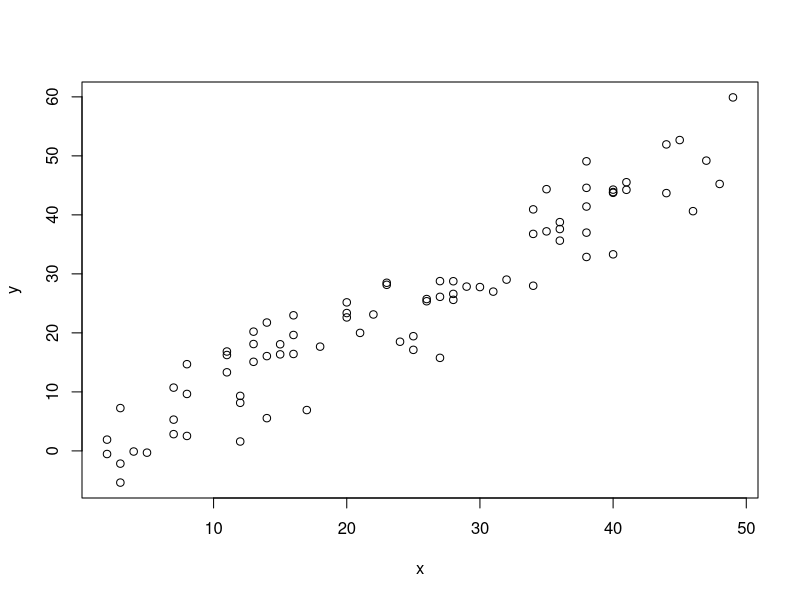
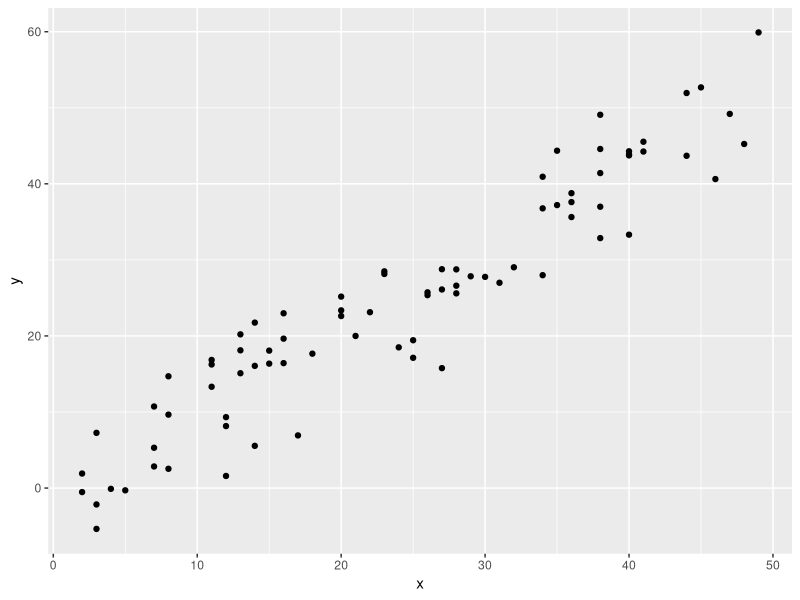
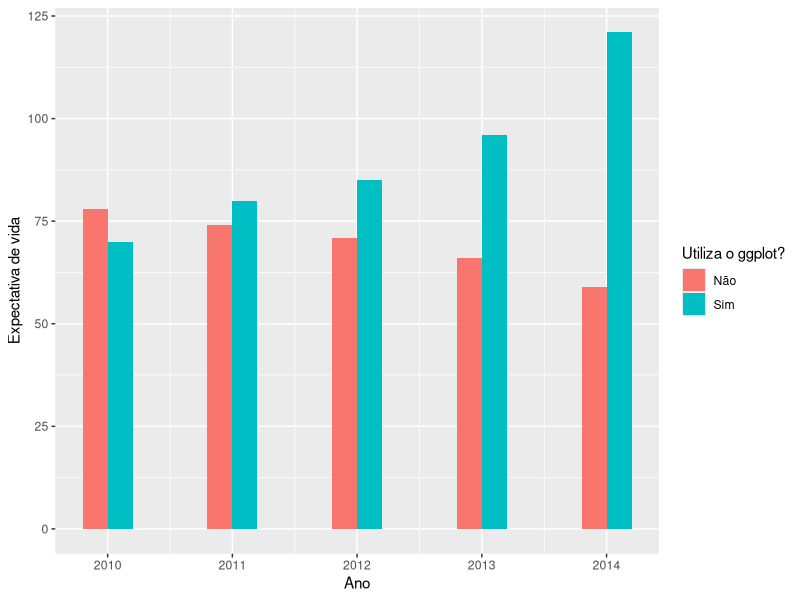
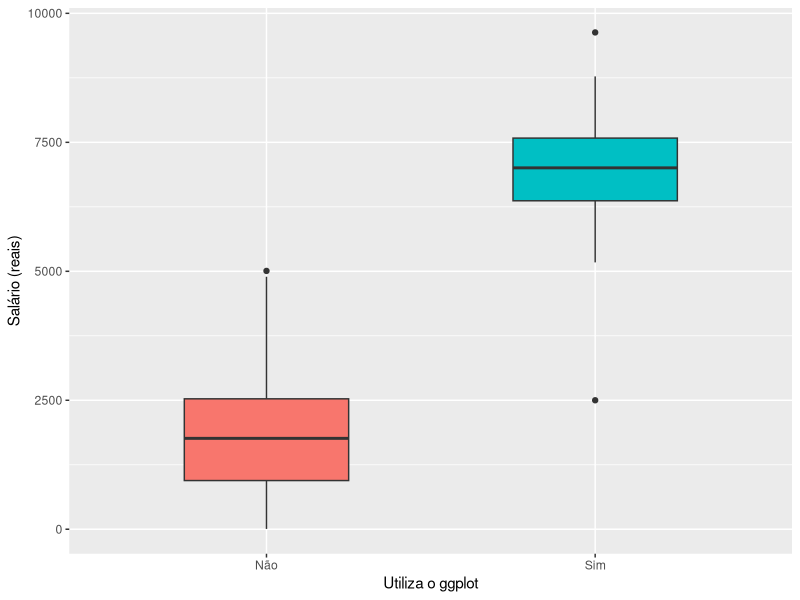
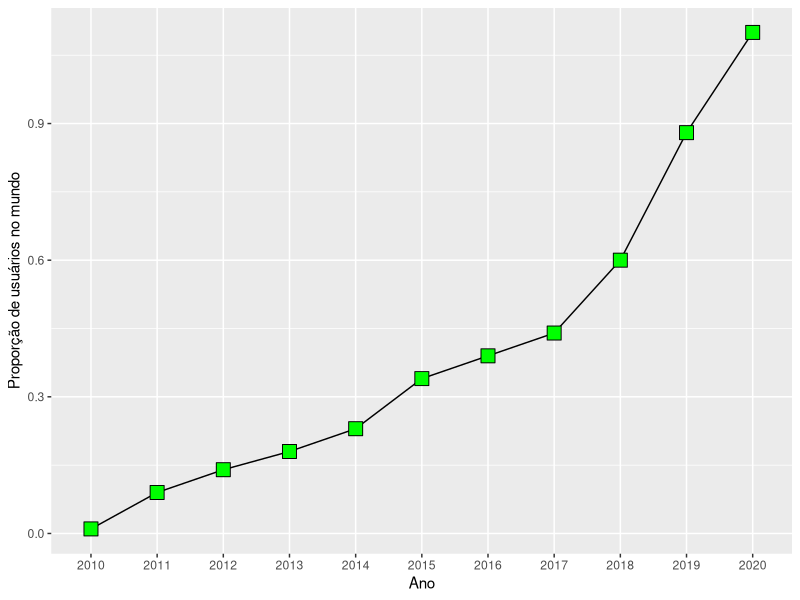
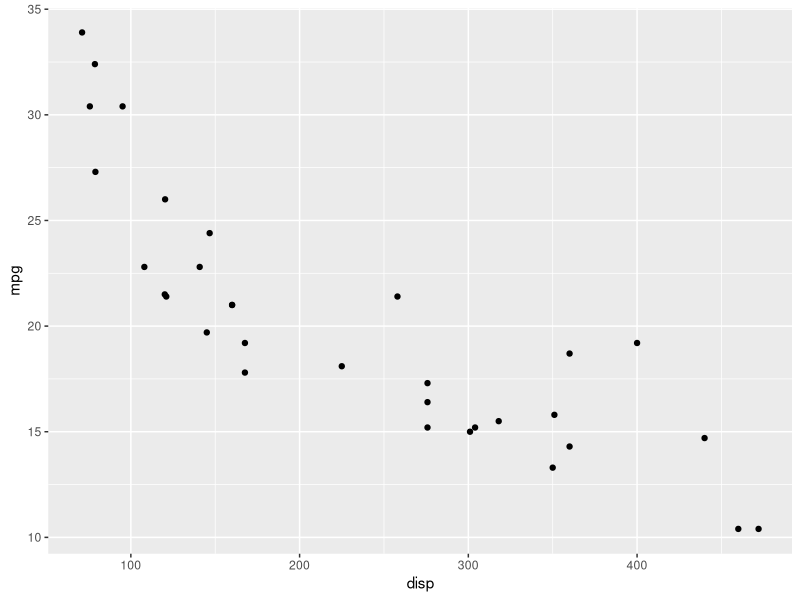
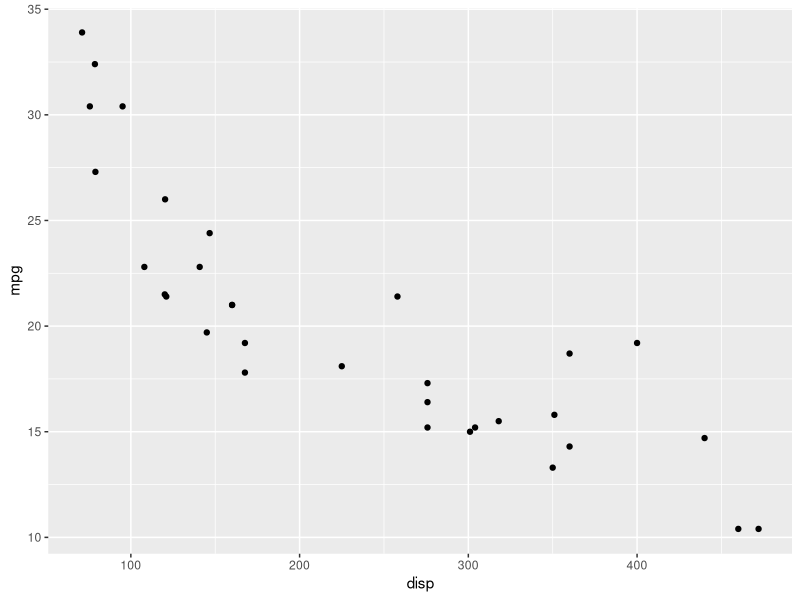
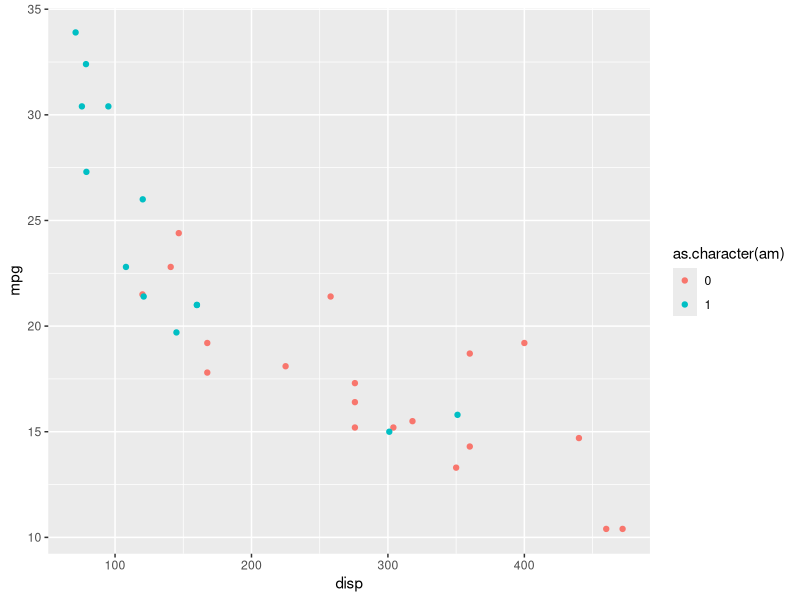

These charts were generated, in order, by the following R code:
## ---- chunk 1
library(ggplot2)
## ---- chunk 2

x <- sample(1:50, 80, replace=T)
y <- x + rnorm(80, 0, 5)

plot(x, y)

## ---- chunk 3
qplot(x, y, geom="point")
## ---- chunk 4

df <- data.frame(usa = rep(c("Sim", "Não"), c(5, 5)),
                 expec = c(70, 80, 85, 96, 121, 78, 74, 71, 66, 59),
                 ano = rep(2010:2014, 2))

ggplot(df, aes(x = ano, y = expec, fill = usa)) +  
  geom_bar(stat="identity", width = 0.4, position = "dodge") +
  xlab("Ano") +
  ylab("Expectativa de vida") +
  labs(fill = "Utiliza o ggplot?")
  

## ---- chunk 5

df <- data.frame(usa = rep(c("Sim", "Não"), c(100,100)),                 
                 salario = c(rnorm(100, 7000, 1000), abs(rnorm(100, 2000, 1200))))

df$salario[1] = 2500

ggplot(df, aes(x = usa, y = salario, fill = usa)) +
  geom_boxplot(width = 0.5) +
  guides(fill=FALSE) +
  xlab("Utiliza o ggplot") +
  ylab("Salário (reais)")
  
## ---- chunk 6

df <- data.frame(ano = 2010:2020,
                 prop = c(0.01, 0.09, 0.14, 0.18, 0.23, 0.34, 0.39, 0.44, 0.60, 0.88, 1.1))

ggplot(df, aes(x = as.character(ano), y = prop, group = 1)) +
  geom_line() +
  geom_point(size=5, shape = 22, fill = "green") +  
  guides(fill=FALSE) +
  xlab("Ano") +
  ylab("Proporção de usuários no mundo")
  
## ---- chunk 7

head(mtcars, 10)

## ---- chunk 8

ggplot(data = mtcars, aes(x = disp, y = mpg)) +
  geom_point()

## ---- chunk 9

ggplot(data = mtcars) +
  geom_point(aes(x = disp, y = mpg))

## ---- chunk 10

ggplot(data = mtcars) +
  geom_point(aes(x = disp, y = mpg, colour = as.character(am)))

## ---- chunk 11

ggplot(data = mtcars) +
  geom_point(aes(x = disp, y = mpg, colour = as.character(am),
                                size = cyl))

## ---- chunk 12

ggplot(data = mtcars) +
  geom_point(aes(x = disp, y = mpg), colour = "blue", size = 5, 
             shape = 2)

## ---- chunk 13

ggplot(data = mtcars) +
  geom_boxplot(aes(x = as.character(gear), y = mpg, 
                   fill = as.character(gear)))

## ---- chunk 14
head(economics)
## ---- chunk 15

ggplot(economics, aes(x = date, y = unemploy)) + 
  geom_line()

